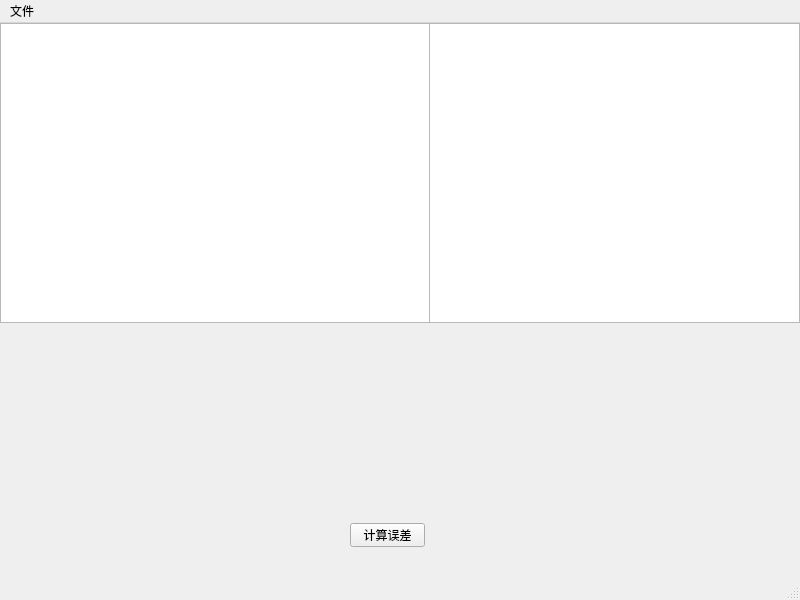
<?xml version="1.0" encoding="UTF-8"?>
<ui version="4.0">
 <class>MainWindow</class>
 <widget class="QMainWindow" name="MainWindow">
  <property name="windowModality">
   <enum>Qt::NonModal</enum>
  </property>
  <property name="geometry">
   <rect>
    <x>0</x>
    <y>0</y>
    <width>800</width>
    <height>600</height>
   </rect>
  </property>
  <property name="sizePolicy">
   <sizepolicy hsizetype="Maximum" vsizetype="Maximum">
    <horstretch>0</horstretch>
    <verstretch>0</verstretch>
   </sizepolicy>
  </property>
  <property name="maximumSize">
   <size>
    <width>800</width>
    <height>600</height>
   </size>
  </property>
  <property name="windowTitle">
   <string>导航数据处理</string>
  </property>
  <property name="toolButtonStyle">
   <enum>Qt::ToolButtonIconOnly</enum>
  </property>
  <widget class="QWidget" name="centralwidget">
   <widget class="QPushButton" name="pushButton">
    <property name="geometry">
     <rect>
      <x>350</x>
      <y>500</y>
      <width>75</width>
      <height>24</height>
     </rect>
    </property>
    <property name="text">
     <string>计算误差</string>
    </property>
   </widget>
   <widget class="QTableWidget" name="tableWidget">
    <property name="geometry">
     <rect>
      <x>0</x>
      <y>0</y>
      <width>431</width>
      <height>300</height>
     </rect>
    </property>
    <property name="sizePolicy">
     <sizepolicy hsizetype="Fixed" vsizetype="Fixed">
      <horstretch>0</horstretch>
      <verstretch>0</verstretch>
     </sizepolicy>
    </property>
    <property name="minimumSize">
     <size>
      <width>0</width>
      <height>0</height>
     </size>
    </property>
    <property name="maximumSize">
     <size>
      <width>800</width>
      <height>300</height>
     </size>
    </property>
   </widget>
   <widget class="QTableWidget" name="tableWidget_2">
    <property name="geometry">
     <rect>
      <x>429</x>
      <y>0</y>
      <width>371</width>
      <height>300</height>
     </rect>
    </property>
   </widget>
  </widget>
  <widget class="QStatusBar" name="statusbar"/>
  <widget class="QMenuBar" name="menubar">
   <property name="geometry">
    <rect>
     <x>0</x>
     <y>0</y>
     <width>800</width>
     <height>22</height>
    </rect>
   </property>
   <widget class="QMenu" name="menu">
    <property name="title">
     <string>文件</string>
    </property>
    <addaction name="action_file"/>
   </widget>
   <addaction name="menu"/>
  </widget>
  <action name="action_file">
   <property name="text">
    <string>打开数据</string>
   </property>
  </action>
 </widget>
 <resources/>
 <connections/>
</ui>
